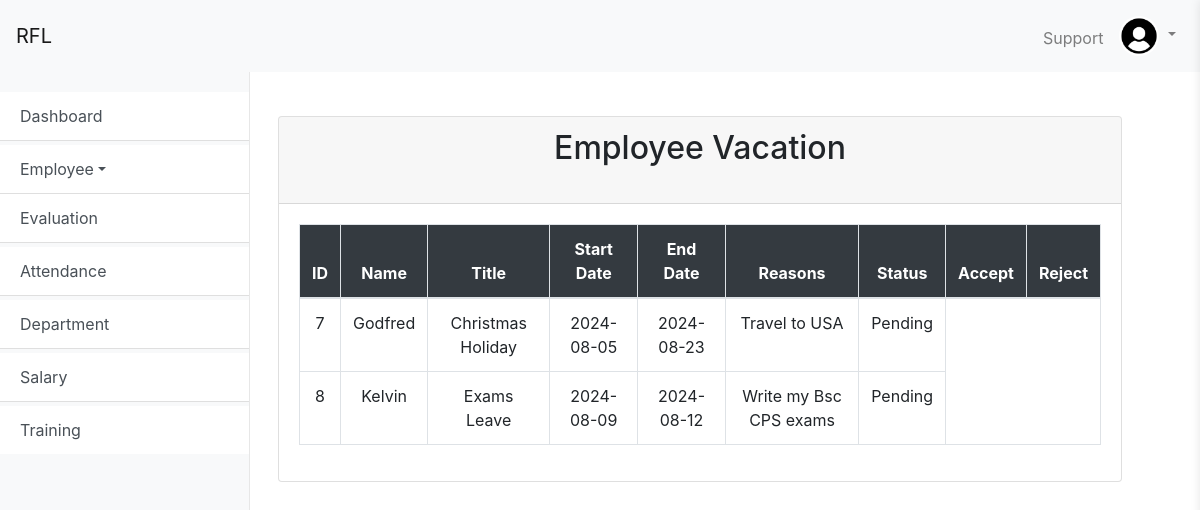
Screenshot of /admin/emp_vacation.php (signed in) with the database file from the repository.
### tables this page shows
CREATE TABLE `vacation` (
  `vacation_id` int(11) NOT NULL,
  `vacation_title` varchar(50) NOT NULL,
  `vacation_from_date` date NOT NULL,
  `vacation_to_date` date NOT NULL,
  `reason` varchar(255) NOT NULL,
  `employee_id` int(11) NOT NULL,
  `status` varchar(100) NOT NULL DEFAULT 'Pending'
);

CREATE TABLE `employee` (
  `employee_id` int(11) NOT NULL,
  `employee_name` varchar(50) NOT NULL,
  `employee_password` varchar(20) NOT NULL,
  `employee_address` varchar(50) NOT NULL,
  `employee_mobile` varchar(11) NOT NULL,
  `employee_email` varchar(100) NOT NULL,
  `created_at` datetime NOT NULL DEFAULT curtime(),
  `password_changed` tinyint(1) DEFAULT 0
);

### admin/emp_vacation.php (the view, shortened to what this page needs)
<?php
include '../db.php';
$sql = "SELECT e.employee_name, v.vacation_id, v.vacation_title, v.vacation_from_date, v.vacation_to_date, v.reason, v.status
FROM employee e
JOIN vacation v ON e.employee_id = v.employee_id
WHERE v.status = 'Pending'";
$stmt = mysqli_prepare($conn, $sql);
mysqli_stmt_execute($stmt);
$result = mysqli_stmt_get_result($stmt);
$vacations = [];
while($row = mysqli_fetch_assoc($result)) {
    $vacations[] = $row;
}
?>
<?php include 'templates/header.php';?>
<div class="d-flex">
    <?php include 'templates/aside.php';?>
    <div class="content mt-3">
        <div class="container p-2">
            <div class="row">
                <div class="col-md-12">
                    <div class="card">
                        <div class="card-header">
                        <h2 class="text-center display-6 mb-4">Employee Vacation</h2>
                        </div>
                        <div class="card-body">
                            <table class="table table-bordered text-center">
                                <thead>
                                    <tr class="bg-dark text-white">
                                        <th>ID</th>
                                        <th>Name</th>
                                        <th>Title</th>
                                        <th>Start Date</th>
                                        <th>End Date</th>
                                        <th>Reasons</th>
                                        <th>Status</th>
                                        <th>Accept</th>
                                        <th>Reject</th>
                                    </tr>
                                </thead>
                                <tbody>
                                <?php foreach ($vacations as $vacation):?>
                                    <tr>
                                        <td><?php echo htmlspecialchars($vacation['vacation_id']);?></td>
                                        <td><?php echo htmlspecialchars($vacation['employee_name']);?></td>
                                        <td><?php echo htmlspecialchars($vacation['vacation_title']);?></td>
                                        <td><?php echo htmlspecialchars($vacation['vacation_from_date']);?></td>
                                        <td><?php echo htmlspecialchars($vacation['vacation_to_date']);?></td>
                                        <td><?php echo htmlspecialchars($vacation['reason']);?></td>
                                        <td><?php echo htmlspecialchars($vacation['status']);?></td>
                                    </tr>
                <?php endforeach;?>
                                </tbody>
                            </table>
                        </div>
                    </div>
                </div>

### admin/adm.css (style rules this page uses)
.content { width: 900px; height: 100vh; margin-left: 250px; padding: 20px; }

### rows the page displays
vacation: vacation_id "7", employee.employee_name "Godfred", vacation_title "Christmas Holiday", vacation_from_date "2024-08-05", vacation_to_date "2024-08-23", reason "Travel to USA", status "Pending"
vacation: vacation_id "8", employee.employee_name "Kelvin", vacation_title "Exams Leave", vacation_from_date "2024-08-09", vacation_to_date "2024-08-12", reason "Write my Bsc CPS exams", status "Pending"
